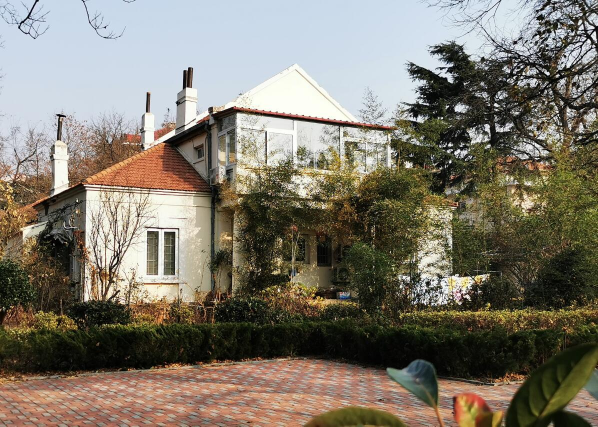
//> input picture img/qingdao.jpg, 1196 x 853 px (shown at 1/2 size)
$ ./main   (built with g++ and OpenCV 4)
//> lines starting //> are read from the running program, lines starting //| are printed output that depends on the picture; after the words box and inside, x2 and y2 are one past the last pixel; in counts of white or black regions, pixels touching at a corner belong together
### noise.h
#pragma once

#include <opencv2/core/core.hpp>
#include <opencv2/imgcodecs.hpp>
#include <opencv2/highgui.hpp>
#include <opencv2/imgproc/imgproc.hpp>
#include <iostream>

using namespace std;
using namespace cv;

Mat salt_pepper_noise(const Mat& input, int n, int value);

Mat gauss_noise(const Mat& input, int avg, int sd);

Mat filter_process(const Mat& img, uchar kernel(const Mat&, int, int, int, int), int size, int q = 1);

// 避免在头文件中声明static函数
uchar arithmetic_mean_kernel(const Mat& img, int size, int i, int j, int q);

uchar geometric_mean_kernel(const Mat& img, int size, int i, int j, int q);

uchar harmonic_mean_kernel(const Mat& img, int size, int i, int j, int q);

uchar antiharmonic_mean_kernel(const Mat& img, int size, int i, int j, int q);

int quick_select(vector<uchar>& vec, int left, int right, int target);

uchar median_kernel(const Mat& img, int size, int i, int j, int q);

uchar adaptive_mean_kernel(const Mat& img, int size, int i, int j, int q);

uchar adaptive_median_kernel(const Mat& img, int size, int i, int j, int max_size);

### filtering.h
#pragma once

#include <opencv2/core/core.hpp>
#include <opencv2/imgcodecs.hpp>
#include <opencv2/highgui.hpp>
#include <opencv2/imgproc/imgproc.hpp>
#include <iostream>

using namespace std;
using namespace cv;

void get_mean_smoothing_img(const Mat& src_img, Mat& dest_img, Size ksize);

void get_gauss_mask(Mat& mask, Size ksize, double sigma);

void get_gauss_smoothing_img(const Mat& src_img, Mat& dest_img, Mat mask);

### gray.h
#pragma once

#include <opencv2/core/core.hpp>
#include <opencv2/imgcodecs.hpp>
#include <opencv2/highgui.hpp>
#include <opencv2/imgproc/imgproc.hpp>
#include <iostream>
#include <vector>
#include <unordered_map>

using namespace std;
using namespace cv;

// threshold(Mat& src, double th, double val1, double val2, Mat& dst);
Mat bin_val(Mat& src, int th);

Mat log_trans(Mat& src, int c);

Mat gamma_trans(Mat& src, int c, double gamma);

Mat complement_trans(Mat& src);

### hist.h
#pragma once

#include <opencv2/core/core.hpp>
#include <opencv2/imgcodecs.hpp>
#include <opencv2/highgui.hpp>
#include <opencv2/imgproc/imgproc.hpp>
#include <iostream>
#include <vector>
#include <unordered_map>

using namespace std;
using namespace cv;

// 获取灰度数组
Mat get_hist(const Mat& mat);

// 获取灰度数组直方图
Mat get_hist_img(Mat& mat, int bins);

// 获取直方图均衡化图像
Mat get_equalized_gray_img(Mat& src_img, int bins);

// 获取直方图均衡化图像
Mat get_equalized_rgb_img(Mat& src_img, int bins);

// 获取均衡化的灰度映射表
unordered_map<int, int> get_equal_map(Mat hist);

// 获取逆映射表
unordered_map<int, int> reverse_map(unordered_map<int, int> m);

// 获取直方图规定化图像
Mat get_matched_img(Mat& src_img, const Mat& target_img);

### gray.cpp
#include "gray.h"

// threshold(Mat& src, double th, double val1, double val2, Mat& dst);
Mat bin_val(Mat& src, int th)
{
	int total = src.total();
	Mat dst = src.clone();
	for (int i = 0; i < total; i++)
	{
		if (dst.data[i] > th)
		{
			dst.data[i] = 255;
		}
		else
		{
			dst.data[i] = 0;
		}
	}
	return dst;
}

// [45 lines left out: functions log_trans, gamma_trans, complement_trans, not called in this run]

### main.cpp
#include <vector>
#include <unordered_map>
#include "hist.h"
#include "gray.h"
#include "filtering.h"
#include "noise.h"

// [33 lines left out: function showImgsAndHistImgs, not called in this run]

// 二值变换
void demo1()
{
	Mat src_img = imread("img/qingdao.jpg");
	resize(src_img, src_img, Size(1280, 960));
	cvtColor(src_img, src_img, COLOR_RGB2GRAY);
	Mat bin_img = bin_val(src_img, 128);
	namedWindow("原图", WINDOW_NORMAL);
	imshow("原图", src_img);
	namedWindow("黑白图", WINDOW_NORMAL);
	imshow("黑白图", bin_img);
}

// 灰度变换（对数变换和伽马变换）
// [304 lines left out: functions demo2, demo3, demo4, demo5, demo6, demo7 and 8 more, not called in this run]

int main()
{
	cout << "1:二值变换" << endl << "2:灰度变换" << endl << "3:补色变换" << endl << "4:彩色图和灰度图的直方图均衡化" << endl << "5:灰度图的直方图规定化" << endl << "6:均值平滑处理和高斯平滑处理" << endl
		<< "7:高提升滤波算法" << endl << "8:Laplacian、Robert、Sobel模板锐化图像" << endl << "9:图像噪声" << endl << "10:椒盐噪声图的均值滤波" << endl << "11:高斯噪声的均值滤波" << endl
		<< "12:中值滤波" << endl << "13:自适应均值滤波" << endl << "14:自适应中值滤波" << endl;
	int flag;
	cin >> flag;
//> the answer given: 1
	switch (flag)
	{
	case 1:
		demo1();
//> in demo1, src_img is the input picture: 853 rows x 1196 cols, CV_8UC3; mean B, G, R 107.8, 120.5, 126.7
//> in demo1, `resize(src_img, src_img, Size(1280, 960));`:
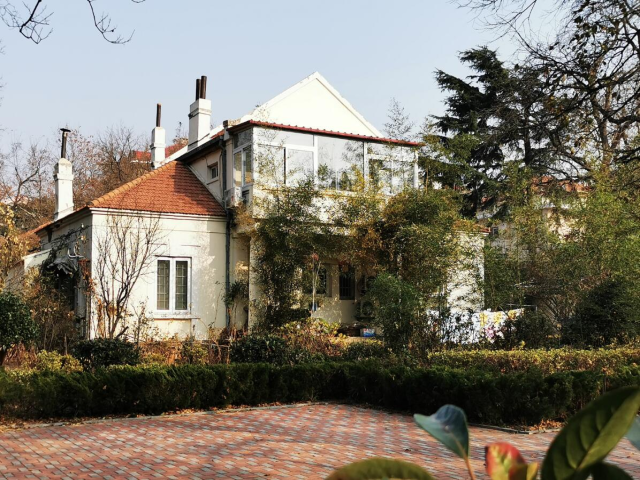
//> src_img: 960 rows x 1280 cols, CV_8UC3 (shown at 1/2 size); mean B, G, R 107.7, 120.4, 126.6
//> in demo1, `cvtColor(src_img, src_img, COLOR_RGB2GRAY);`:
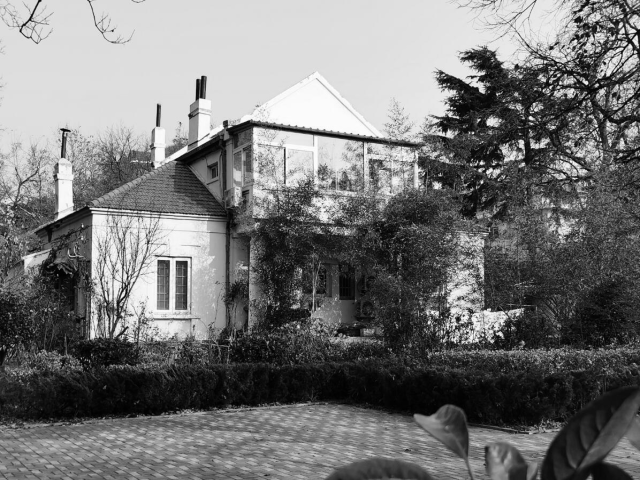
//> src_img: 960 rows x 1280 cols, CV_8UC1 (shown at 1/2 size); min 0, max 255, mean 117.3
//> after the loop in bin_val, `for (int i = 0; i < total; i++)`:
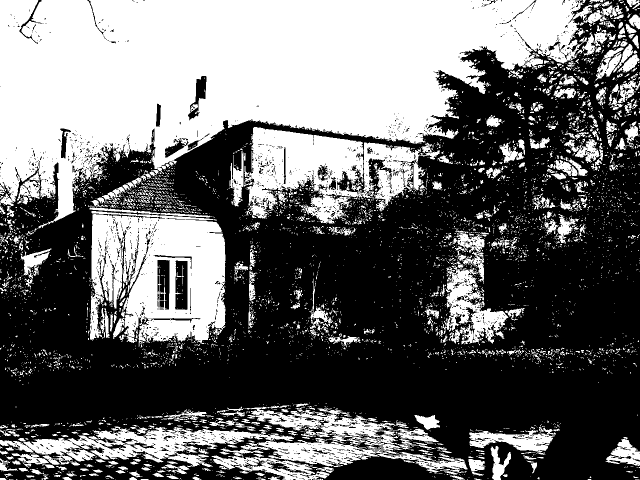
//> dst: 960 rows x 1280 cols, CV_8UC1 (shown at 1/2 size); 42.2% white; 5058 white regions (4491 under 20 px), largest, box (x1, y1, x2, y2) and area: (0, 0, 1185, 449) 295530, (180, 422, 451, 688) 51330, (488, 254, 842, 447) 35346
		break;
	case 2:
		demo2();
		break;
	case 3:
		demo3();
		break;
	case 4:
		demo4();
		break;
	case 5:
		demo5();
		break;
	case 6:
		demo6();
		break;
	case 7:
		demo7();
		break;
	case 8:
		demo8();
		break;
	case 9:
		demo9();
		break;
	case 10:
		demo10();
		break;
	case 11:
		demo11();
		break;
	case 12:
		demo12();
		break;
	case 13:
		demo13();
		break;
	case 14:
		demo14();
		break;
	case 99:
		// test
		test();
		break;
	default:
		cout << "input error." << endl;
	}
	waitKey(0);
	return 0;
}

$ run again, with img/hokkaido.jpg copied over img/qingdao.jpg
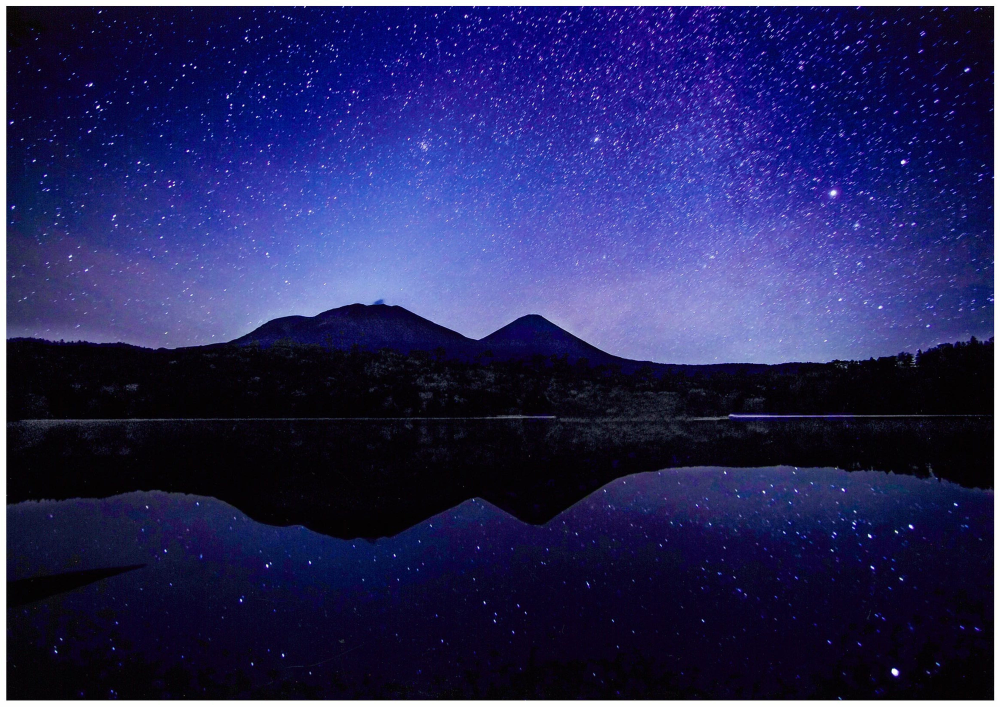
//> input picture img/hokkaido.jpg, 4000 x 2828 px (shown at 1/4 size)
//> in demo1, src_img is the input picture: 2828 rows x 4000 cols, CV_8UC3; mean B, G, R 91.8, 38.3, 38.8
//> in demo1, `cvtColor(src_img, src_img, COLOR_RGB2GRAY);`:
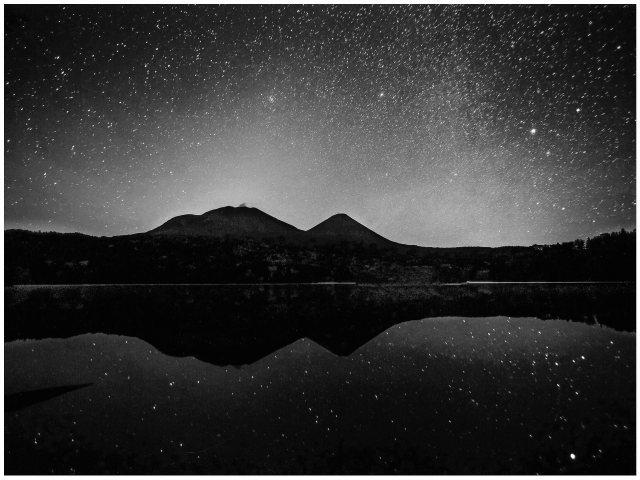
//> src_img: 960 rows x 1280 cols, CV_8UC1 (shown at 1/2 size); min 0, max 255, mean 54.2
//> after the loop in bin_val, `for (int i = 0; i < total; i++)`:
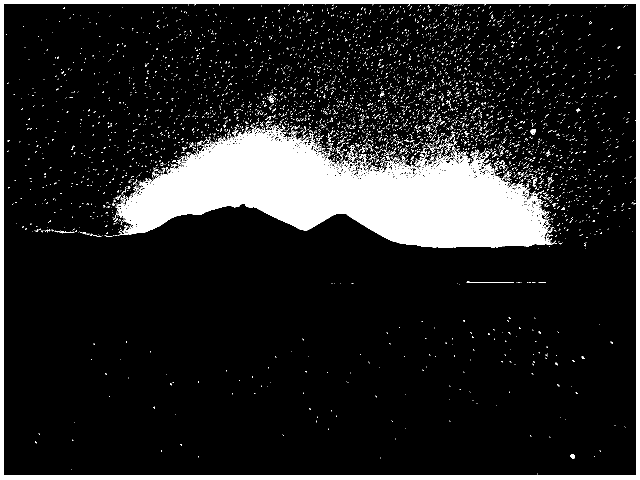
//> dst: 960 rows x 1280 cols, CV_8UC1 (shown at 1/2 size); 13.4% white; 4324 white regions (4237 under 20 px), largest, box (x1, y1, x2, y2) and area: (231, 251, 1109, 496) 110483, (0, 0, 1280, 960) 36085, (933, 563, 1028, 566) 163

$ run again, with img/suzhou.jpg copied over img/qingdao.jpg
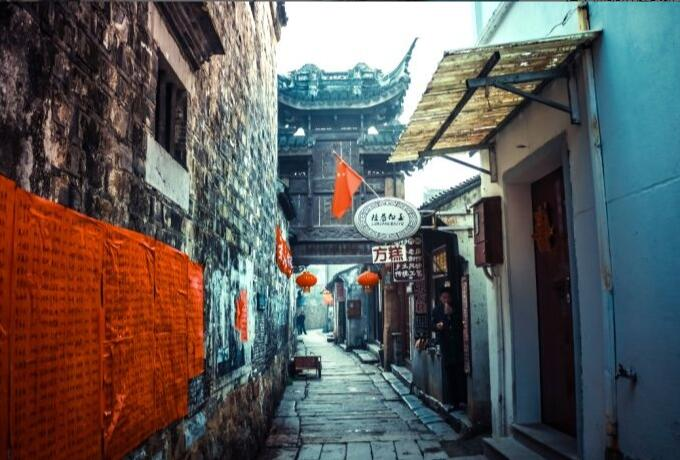
//> input picture img/suzhou.jpg, 680 x 460 px
//> in demo1, src_img is the input picture: 460 rows x 680 cols, CV_8UC3; mean B, G, R 91.4, 92.9, 95.1
//> in demo1, `cvtColor(src_img, src_img, COLOR_RGB2GRAY);`:
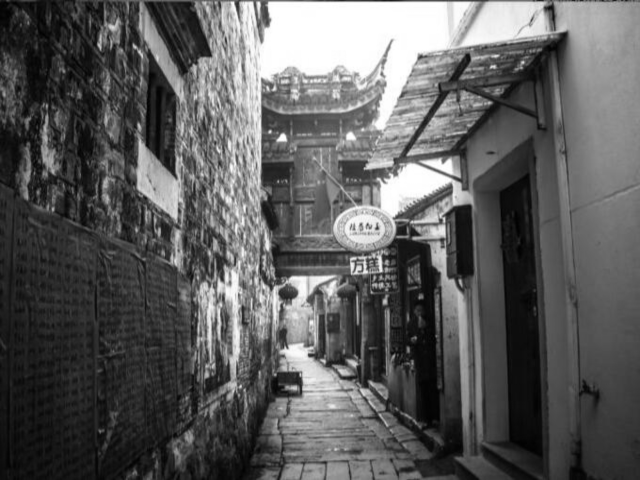
//> src_img: 960 rows x 1280 cols, CV_8UC1 (shown at 1/2 size); min 0, max 255, mean 92.6
//> after the loop in bin_val, `for (int i = 0; i < total; i++)`:
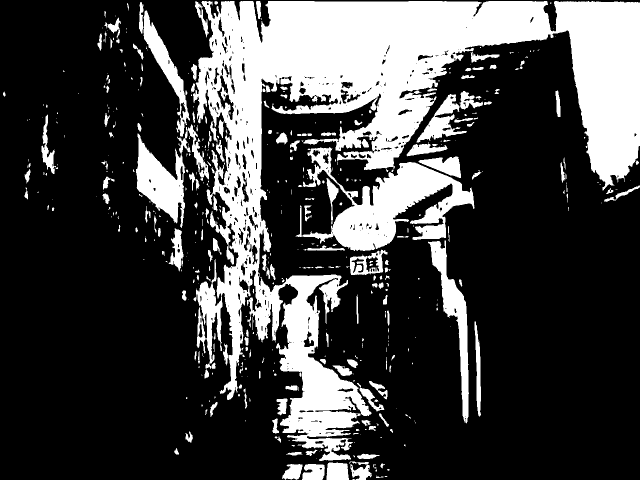
//> dst: 960 rows x 1280 cols, CV_8UC1 (shown at 1/2 size); 26.6% white; 505 white regions (289 under 20 px), largest, box (x1, y1, x2, y2) and area: (386, 2, 1280, 922) 236895, (591, 294, 949, 502) 27917, (272, 254, 381, 456) 9330
